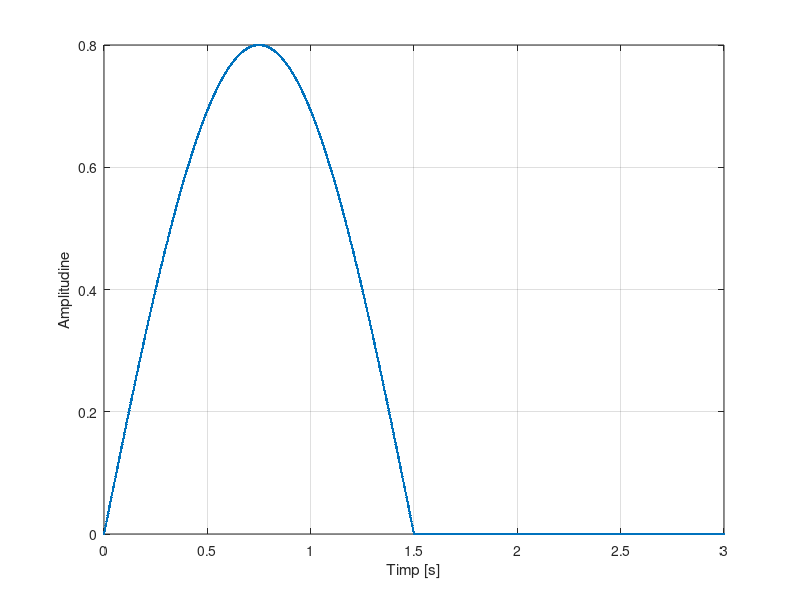
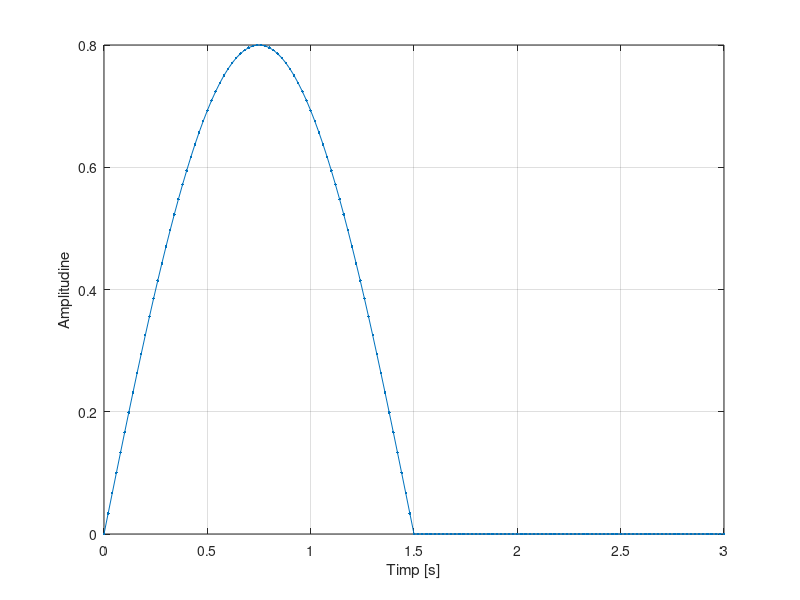
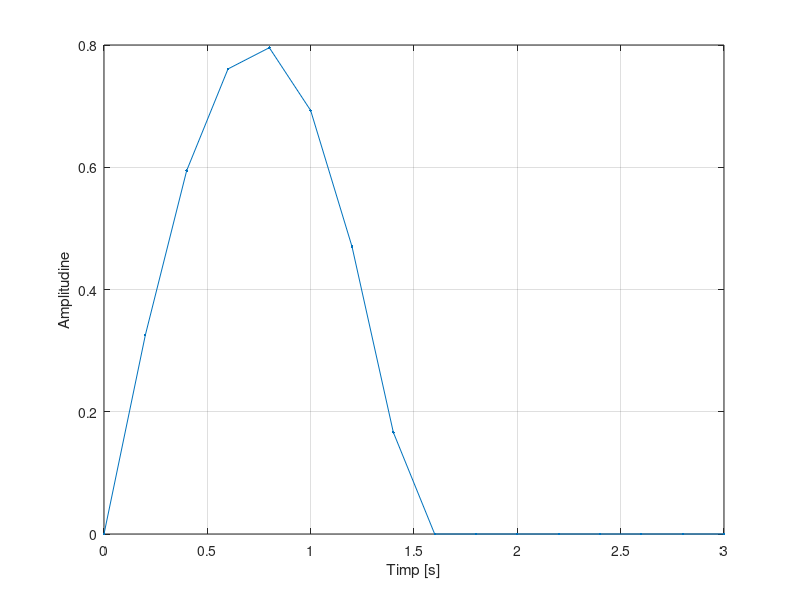

Recreate these plots in MATLAB, in order.
%Semnal sinusoidal redresat mono alternants
%Perioada semnalului sinusoidal ini?ial (neredresat) 3 s.
%Amplitudine: 0.8.

%Pentru rezolutie temporara 2ms

f = 1/3;
t = 0:0.002:3;
s = 0.8*sin(2*pi*f*t);
s(find(s < 0)) = 0; 
figure(1)
plot(t,s,'.-')
xlabel('Timp [s]'),ylabel('Amplitudine'),grid

%Pentru rezolutie temporara 20ms

f = 1/3;
t = 0:0.02:3;
s = 0.8*sin(2*pi*f*t);
s(find(s < 0)) = 0; 
figure(2)
plot(t,s,'.-')
xlabel('Timp [s]'),ylabel('Amplitudine'),grid

%Pentru rezolutie temporara 200ms

f = 1/3;
t = 0:0.2:3;
s = 0.8*sin(2*pi*f*t);
s(find(s < 0)) = 0; 
figure(3)
plot(t,s,'.-')
xlabel('Timp [s]'),ylabel('Amplitudine'),grid
